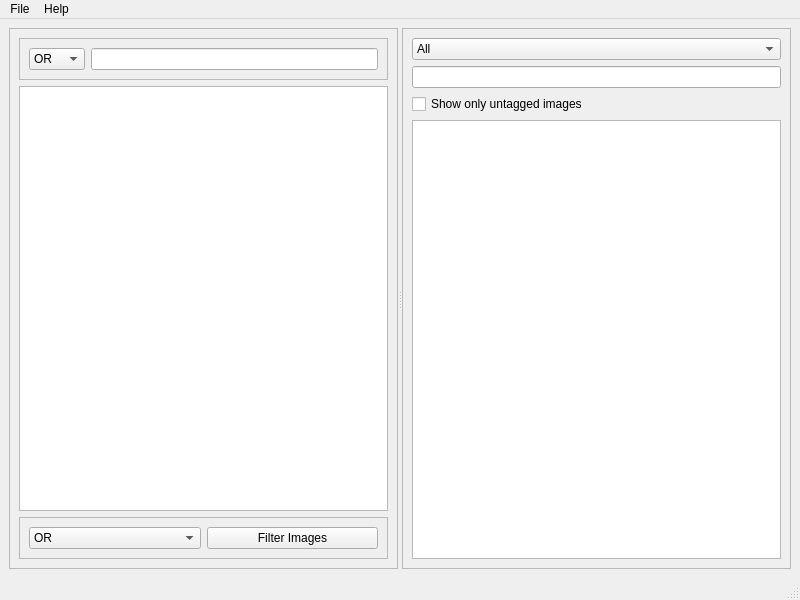
<?xml version="1.0" encoding="UTF-8"?>
<ui version="4.0">
 <class>MainWindow</class>
 <widget class="QMainWindow" name="MainWindow">
  <property name="geometry">
   <rect>
    <x>0</x>
    <y>0</y>
    <width>800</width>
    <height>600</height>
   </rect>
  </property>
  <property name="windowTitle">
   <string>Tasveer</string>
  </property>
  <property name="windowIcon">
   <iconset resource="../tasveer.qrc">
    <normaloff>:/about/images/icon.ico</normaloff>:/about/images/icon.ico</iconset>
  </property>
  <widget class="QWidget" name="centralwidget">
   <layout class="QVBoxLayout" name="verticalLayout_3">
    <item>
     <widget class="QSplitter" name="splitter">
      <property name="orientation">
       <enum>Qt::Horizontal</enum>
      </property>
      <widget class="QFrame" name="leftFrame">
       <property name="frameShape">
        <enum>QFrame::StyledPanel</enum>
       </property>
       <property name="frameShadow">
        <enum>QFrame::Raised</enum>
       </property>
       <layout class="QVBoxLayout" name="verticalLayout">
        <item>
         <widget class="QFrame" name="searchFrame">
          <property name="frameShape">
           <enum>QFrame::StyledPanel</enum>
          </property>
          <property name="frameShadow">
           <enum>QFrame::Raised</enum>
          </property>
          <layout class="QHBoxLayout" name="horizontalLayout_2">
           <item>
            <widget class="QComboBox" name="methodBox">
             <property name="toolTip">
              <string>Method for tag filtering</string>
             </property>
             <item>
              <property name="text">
               <string>OR</string>
              </property>
             </item>
             <item>
              <property name="text">
               <string>AND</string>
              </property>
             </item>
            </widget>
           </item>
           <item>
            <widget class="QLineEdit" name="tagSearchBox"/>
           </item>
          </layout>
         </widget>
        </item>
        <item>
         <widget class="QListView" name="tagsList"/>
        </item>
        <item>
         <widget class="QFrame" name="filterFrame">
          <property name="frameShape">
           <enum>QFrame::StyledPanel</enum>
          </property>
          <property name="frameShadow">
           <enum>QFrame::Raised</enum>
          </property>
          <layout class="QHBoxLayout" name="horizontalLayout_4">
           <item>
            <widget class="QComboBox" name="filterMethodBox">
             <property name="toolTip">
              <string>Method for image filtering</string>
             </property>
             <item>
              <property name="text">
               <string>OR</string>
              </property>
             </item>
             <item>
              <property name="text">
               <string>AND</string>
              </property>
             </item>
            </widget>
           </item>
           <item>
            <widget class="QPushButton" name="filterButton">
             <property name="text">
              <string>Filter Images</string>
             </property>
            </widget>
           </item>
          </layout>
         </widget>
        </item>
       </layout>
      </widget>
      <widget class="QFrame" name="rightFrame">
       <property name="frameShape">
        <enum>QFrame::StyledPanel</enum>
       </property>
       <property name="frameShadow">
        <enum>QFrame::Raised</enum>
       </property>
       <layout class="QVBoxLayout" name="verticalLayout_2">
        <item>
         <widget class="QComboBox" name="dirSelectBox">
          <property name="toolTip">
           <string>Filter images by directories</string>
          </property>
          <item>
           <property name="text">
            <string>All</string>
           </property>
          </item>
         </widget>
        </item>
        <item>
         <widget class="QLineEdit" name="imageSearchBox"/>
        </item>
        <item>
         <widget class="QCheckBox" name="showUntaggedCheckbox">
          <property name="text">
           <string>Show only untagged images</string>
          </property>
         </widget>
        </item>
        <item>
         <widget class="QTableView" name="images"/>
        </item>
       </layout>
      </widget>
     </widget>
    </item>
   </layout>
  </widget>
  <widget class="QMenuBar" name="menubar">
   <property name="geometry">
    <rect>
     <x>0</x>
     <y>0</y>
     <width>800</width>
     <height>27</height>
    </rect>
   </property>
   <widget class="QMenu" name="menuFile">
    <property name="title">
     <string>File</string>
    </property>
    <addaction name="actionAddDirectory"/>
    <addaction name="actionAddImage"/>
    <addaction name="actionAddTags"/>
    <addaction name="actionQuit"/>
   </widget>
   <widget class="QMenu" name="menuHelp">
    <property name="title">
     <string>Help</string>
    </property>
    <addaction name="actionAbout"/>
   </widget>
   <addaction name="menuFile"/>
   <addaction name="menuHelp"/>
  </widget>
  <widget class="QStatusBar" name="statusbar"/>
  <action name="actionAddDirectory">
   <property name="text">
    <string>Add Directory</string>
   </property>
   <property name="shortcut">
    <string>Ctrl+D</string>
   </property>
  </action>
  <action name="actionAddImage">
   <property name="text">
    <string>Add Image</string>
   </property>
   <property name="shortcut">
    <string>Ctrl+I</string>
   </property>
  </action>
  <action name="actionAddTags">
   <property name="text">
    <string>Add Tags</string>
   </property>
   <property name="shortcut">
    <string>Ctrl+T</string>
   </property>
  </action>
  <action name="actionAbout">
   <property name="text">
    <string>About</string>
   </property>
  </action>
  <action name="actionQuit">
   <property name="text">
    <string>Quit</string>
   </property>
   <property name="shortcut">
    <string>Ctrl+Q</string>
   </property>
  </action>
 </widget>
 <resources>
  <include location="../tasveer.qrc"/>
 </resources>
 <connections/>
</ui>
